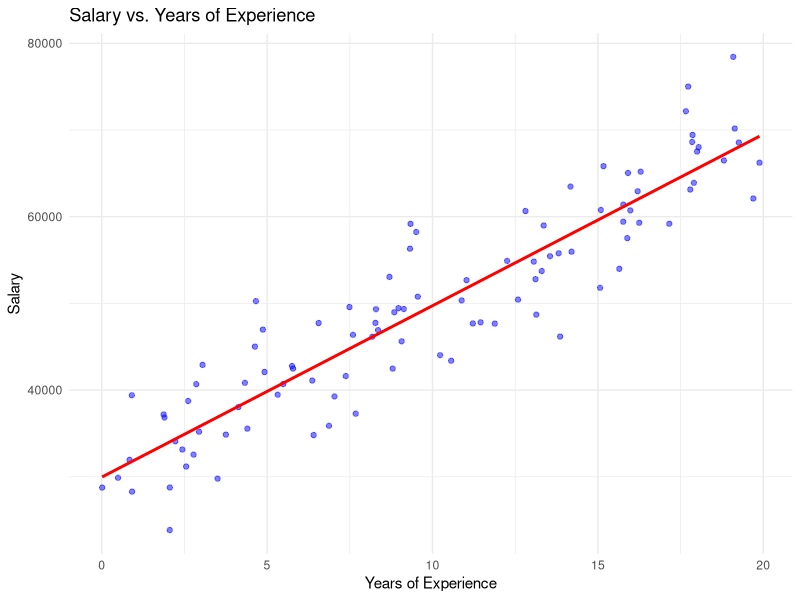
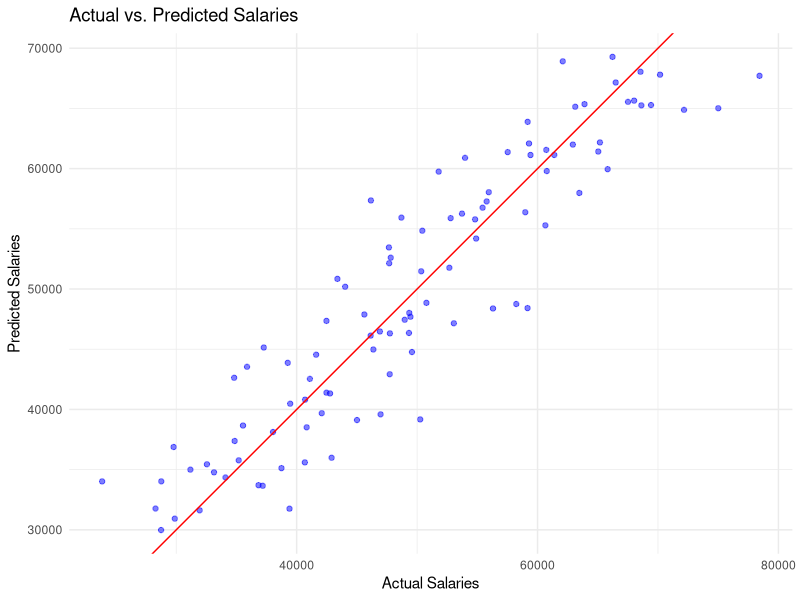

Recreate these plots in R, in order.
#Demonstrate the progression of salary with years of experience using a suitable data set (You can create your own dataset). 
#Plot the graph visualizing the best fit line on the plot of the given data points. 
#Plot a curve of Actual Values vs. Predicted values to show their correlation and performance of the model. 
#Interpret the meaning of the slope and y-intercept of the line with respect to the given data. 
#Implement using lm function. Save the graphs and coefficients in files. 
#Attach the predicted values of salaries as a new column to the original data set and save the data as a new CSV file.

install.packages("tidyverse")
library(tidyverse)
set.seed(123)
n <- 100
years_of_experience <- runif(n, 0, 20)  # Random years of experience between 0 and 20
salaries <- 30000 + (years_of_experience * 2000) + rnorm(n, mean = 0, sd = 5000)
# Create a data frame
data <- data.frame(years_of_experience, salaries)
# Fit the linear model
model <- lm(salaries ~ years_of_experience, data = data)
# Plot the data and the best fit line
plot1 <- ggplot(data, aes(x = years_of_experience, y = salaries)) +
  geom_point(color = "blue", alpha = 0.5) +  # Scatter plot of actual data
  geom_smooth(method = "lm", color = "red", se = FALSE) +  # Best fit line
  labs(title = "Salary vs. Years of Experience",
       x = "Years of Experience",
       y = "Salary") +
  theme_minimal()
# Save the plot
ggsave("salary_vs_experience.png", plot = plot1)
# Predict salaries
data$predicted_salaries <- predict(model, newdata = data)
# Plot Actual vs. Predicted values
plot2 <- ggplot(data, aes(x = salaries, y = predicted_salaries)) +
  geom_point(color = "blue", alpha = 0.5) +  # Actual vs. Predicted points
  geom_abline(slope = 1, intercept = 0, color = "red") +  
  labs(title = "Actual vs. Predicted Salaries",
       x = "Actual Salaries",
       y = "Predicted Salaries") +
  theme_minimal()
# Save the plot
ggsave("actual_vs_predicted.png", plot = plot2)
# Get the coefficients
coefficients <- coef(model)
coefficients
# Save the modified dataset
write.csv(data, "modified_salary_data.csv", row.names = FALSE)
